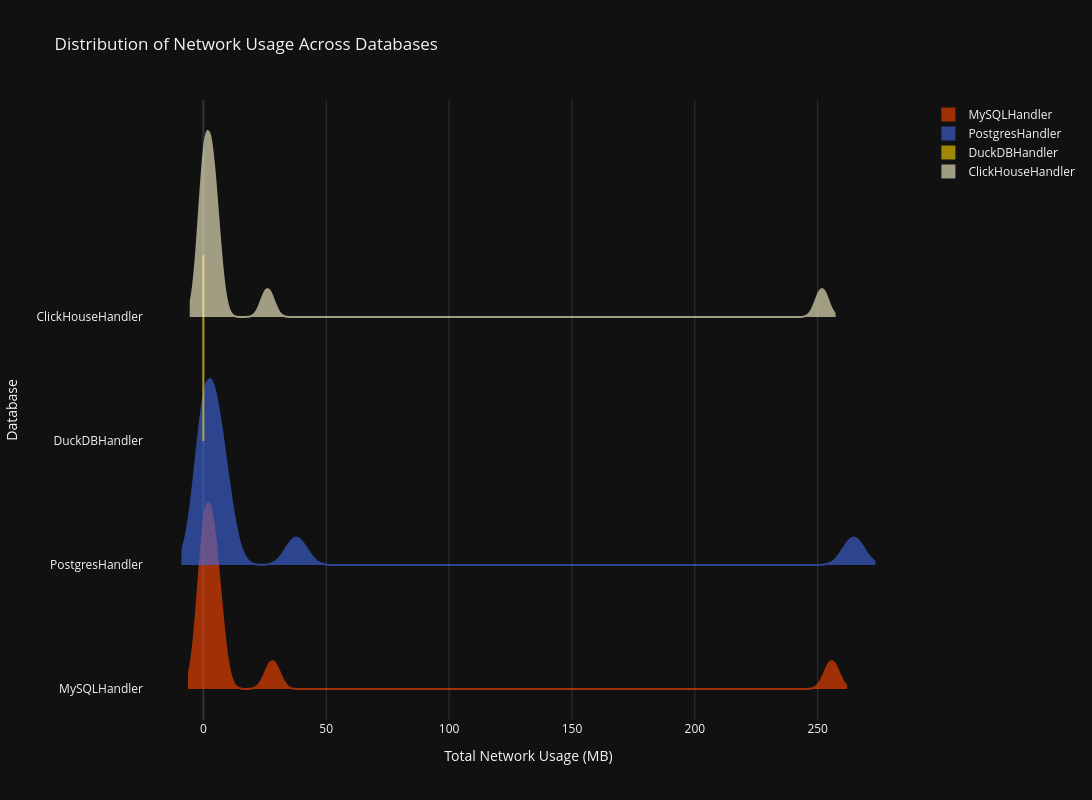

Source (notebook cell):
### Code cell
fig = go.Figure()
databases = top_df['database_type'].unique()

for db in databases:
    # Filter the DataFrame for the current database
    db_data = top_df[top_df['database_type'] == db]
    
    specific_color = color_map.get(db) 
    
    fig.add_trace(
        go.Violin(
            x=db_data['network_out_mb'],
            line_color=specific_color, # Assign the specific color here
            name=db,
            # For violin plots, you often want to color the fill as well for better visuals
            fillcolor=specific_color,
            opacity=0.6,
            line_width=2
        )
    )

# The rest of your layout code is great
fig.update_traces(orientation='h', side='positive', width=3, points=False)
fig.update_layout(
    xaxis_title="Total Network Usage (MB)",
    yaxis_title="Database", # Added a y-axis title for clarity
    title="Distribution of Network Usage Across Databases",
    showlegend=True,
    template=template,
    height=800,
    width=1200,
)
fig.show()

### Figure 1 — Plotly figure (JSON) as saved in the notebook; plotly's stock layout.template omitted (floating-point values rounded to 4 significant figures)
{"data": [{"fillcolor": "orangered", "line": {"color": "orangered", "width": 2}, "name": "MySQLHandler", "opacity": 0.6, "orientation": "h", "points": false, "side": "positive", "type": "violin", "width": 3, "x": [2.288, 0.001817, 0.09221, 4.039, 0.001935, 255.7, 3.479, 28.11, 0.00369, 6.198, 5.711]}, {"fillcolor": "royalblue", "line": {"color": "royalblue", "width": 2}, "name": "PostgresHandler", "opacity": 0.6, "orientation": "h", "points": false, "side": "positive", "type": "violin", "width": 3, "x": [2.445, 0.00237, 0.1196, 5.454, 0.002617, 264.6, 4.596, 37.83, 0.004858, 9.053, 7.997]}, {"fillcolor": "gold", "line": {"color": "gold", "width": 2}, "name": "DuckDBHandler", "opacity": 0.6, "orientation": "h", "points": false, "side": "positive", "type": "violin", "width": 3, "x": [0.0, 0.0, 0.0, 0.0, 0.0, 0.0, 0.0, 0.0, 0.0, 0.0, 0.0]}, {"fillcolor": "lemonchiffon", "line": {"color": "lemonchiffon", "width": 2}, "name": "ClickHouseHandler", "opacity": 0.6, "orientation": "h", "points": false, "side": "positive", "type": "violin", "width": 3, "x": [2.331, 0.004737, 0.08287, 3.51, 0.004751, 251.7, 3.034, 26.13, 0.006425, 5.444, 4.954]}], "layout": {"height": 800, "showlegend": true, "title": {"text": "Distribution of Network Usage Across Databases"}, "width": 1200, "xaxis": {"title": {"text": "Total Network Usage (MB)"}}, "yaxis": {"title": {"text": "Database"}}}}
